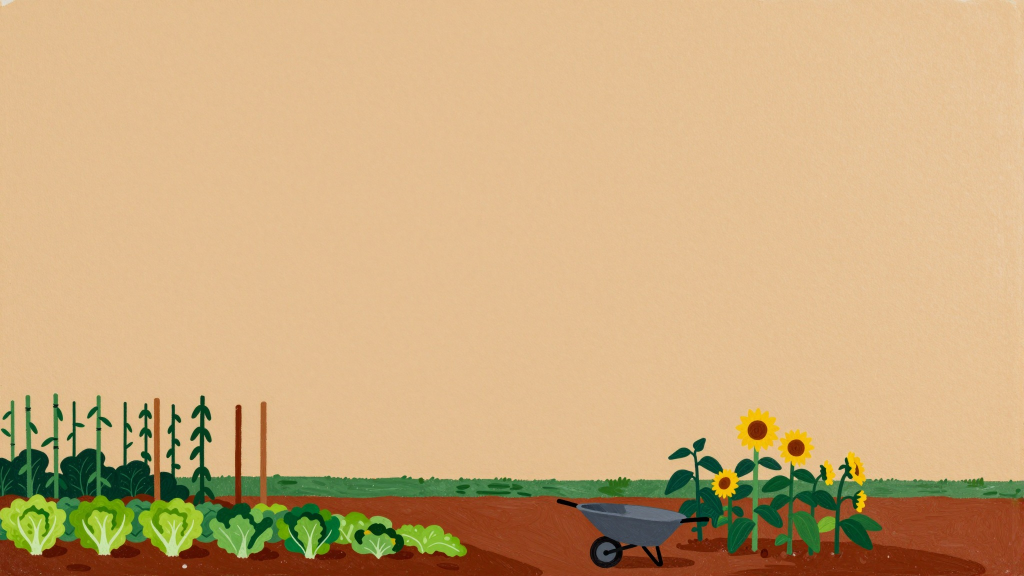
#> input picture examples/bramblecote/inputs/band.jpg, 2048 x 1152 px (shown at 1/2 size)
$ python -i metrics.py   (imports and definitions only)   (older library calls are emulated)
#> lines starting #> are read from the running program, lines starting #| are printed output that depends on the picture; after the words box and inside, x2 and y2 are one past the last pixel; in counts of white or black regions, pixels touching at a corner belong together
#> further down, picture is the input picture: shape (1152, 2048, 3); mean B, G, R 125.7, 171.5, 204.2
"""The measurements behind `studio inspect`: pure numpy / OpenCV functions on frames, no project knowledge.

Every measurement is written so it can be said in a sentence:

  edge width      how many pixels wide the sharp edges are (at 1920 px across). Clean linework or a clean photo is
                  1 to 2.5 px; a frame that was enlarged from fewer pixels has soft edges of 3 px and more.
  fine detail     the energy a frame holds at a third of its pixel resolution, against its coarse structure, measured on
                  its busiest parts in the frequency domain. A picture enlarged from fewer pixels has almost none (it
                  was never drawn that finely); sharp footage and sharp drawings keep it. Content-independent, unlike an
                  edge width, so a soft-focus photograph is not mistaken for an upscale.
  rim fraction    of the clean edges (flat on both sides) the share with a bright rim or seam beside them: the halo,
                  the double edge and the sharpening ring that a depth warp or a cut-out leaves along an edge.
  hatch share     of all the visible structure in a frame, the share that is weak texture (hatching, pencil, grain)
                  rather than strong lines: a clean ink drawing is mostly lines, a pencil sketch is mostly hatching.
  warp residual   what is left of the change between two frames after the picture is moved by its optical flow.
                  Motion (a walking person, a camera push) is explained by the flow; things that appear, dissolve or
                  rearrange are not. Low = it moved, high = it changed.

Frames are BGR uint8 (OpenCV order) unless a name says gray.
"""
from __future__ import annotations

import cv2
import numpy as np
from scipy import ndimage as ndi

REF_W = 1920          # edge widths are quoted as if the frame were this many pixels across
FLOW_W = 384          # optical flow runs at this width
STYLE_W = 640         # style statistics run at this width


# ---------------------------------------------------------------- small helpers

def gray_f32(bgr: np.ndarray) -> np.ndarray:
    return cv2.cvtColor(bgr, cv2.COLOR_BGR2GRAY).astype(np.float32)


def resize_w(img: np.ndarray, w: int) -> np.ndarray:
#> called with w = 640
    h = max(1, round(img.shape[0] * w / img.shape[1]))
#> h = 360
    if w == img.shape[1]:
        return img
    return cv2.resize(img, (w, h), interpolation=cv2.INTER_AREA if w < img.shape[1] else cv2.INTER_LINEAR)
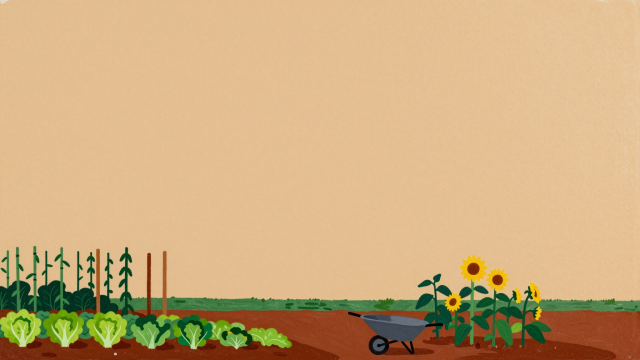
#> returned value: shape (360, 640, 3); mean of channels 0, 1, 2 125.7, 171.5, 204.2; drawn as B, G, R


def _sample(img: np.ndarray, x: np.ndarray, y: np.ndarray) -> np.ndarray:
    return ndi.map_coordinates(img, [y, x], order=1, mode="nearest")


def clip01(x: float) -> float:
    return float(min(1.0, max(0.0, x)))


# [5 lines left out: function ramp, not called in this run]


# ---------------------------------------------------------------- edges: width and rims

K = 12                                     # profile half-length in pixels
MIN_CONTRAST = 40.0                        # an edge counts for width when its two sides differ by this many levels
RIM_CONTRAST = 70.0                        # ... for the rim test, which also needs both sides flat
MAX_EDGES = 60000                          # edge pixels profiled per frame (a fixed random subset)
_RNG = np.random.default_rng(7)


# [68 lines left out: function edge_stats, not called in this run]


# ---------------------------------------------------------------- fine detail (frequency domain)

_T = 256
_WIN = np.outer(np.hanning(_T), np.hanning(_T)).astype(np.float32)
_RAD = np.hypot(np.fft.fftfreq(_T)[:, None], np.fft.fftfreq(_T)[None, :])
_NB = 32
_BIN = np.minimum((_RAD / 0.5 * _NB).astype(int), _NB)          # radius 0-0.5 cycles/px in 32 bins (corners go to bin 32)
_COUNT = np.bincount(_BIN.ravel(), minlength=_NB + 1).astype(np.float64)
_CENT = (np.arange(_NB) + 0.5) / _NB * 0.5


# [33 lines left out: function spectral_detail, not called in this run]


# ---------------------------------------------------------------- style statistics

def style_stats(bgr: np.ndarray) -> dict:
    """Look statistics of one frame, at STYLE_W across.

    line    share of pixels on a strong edge (outlines)           fine   share on any visible structure
    hatch   (fine - line) / fine: how much of the structure is weak texture (hatching, pencil, grain)
    tone    luma histogram, 8 bins, sums to 1                      sat    mean saturation 0-1
    grain   noise in the flat areas (levels)                       light  mean luma 0-255
    """
    f = resize_w(bgr, STYLE_W)
    g = gray_f32(f)
#> in gray_f32, `return cv2.cvtColor(bgr, cv2.COLOR_BGR2GRAY).astype(np.float32)`:
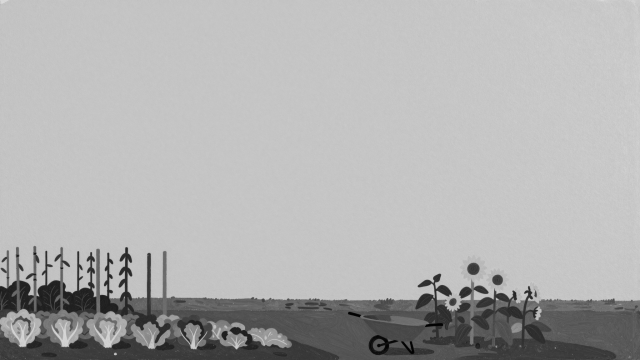
#> returned value: shape (360, 640) float32; min 1, max 219, mean 176
    hsv = cv2.cvtColor(f, cv2.COLOR_BGR2HSV)
#> hsv: shape (360, 640, 3); mean H, S, V 19.9, 110, 208.7
    gx = cv2.Sobel(g, cv2.CV_32F, 1, 0, ksize=3) / 8.0
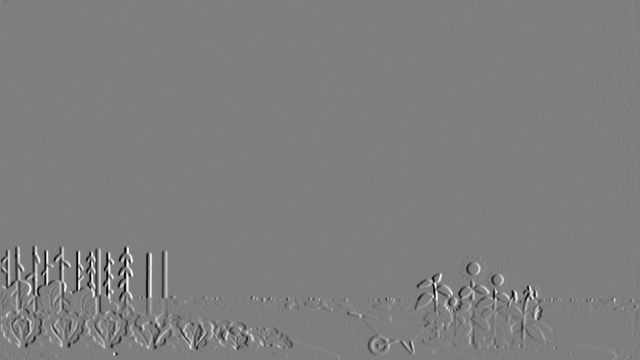
#> gx: shape (360, 640) float32; min -77.88, max 79.12, mean 0; drawn with min black and max white
    gy = cv2.Sobel(g, cv2.CV_32F, 0, 1, ksize=3) / 8.0
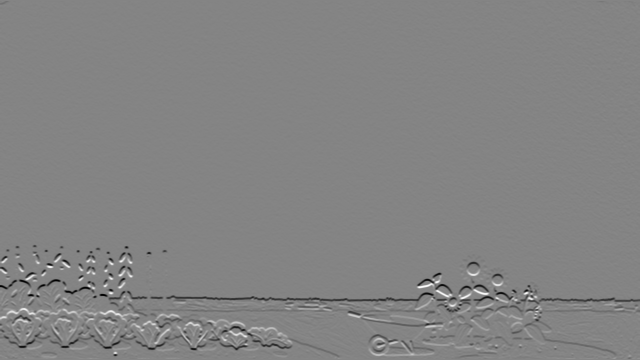
#> gy: shape (360, 640) float32; min -78.62, max 73, mean -0.4; drawn with min black and max white
    mag = np.hypot(gx, gy)
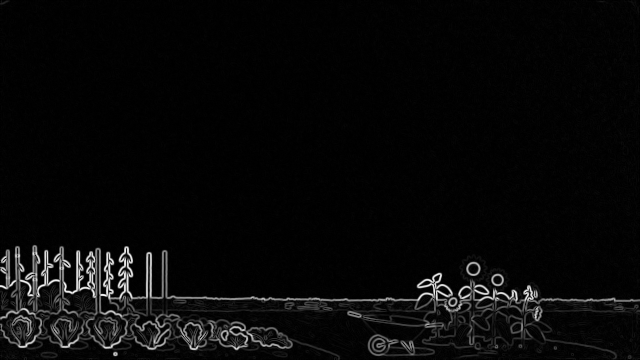
#> mag: shape (360, 640) float32; min 0, max 83.08, mean 3; drawn with min black and max white
    line = float((mag > 12).mean())
#> line = 0.0628
    fine = float((mag > 4).mean())
#> fine = 0.103
    hist = np.histogram(g, bins=8, range=(0, 256))[0] / g.size
#> hist = [0.0027, 0.0575, 0.073, 0.0314, 0.0131, 0.0183, 0.804, 0]
    hp = g - cv2.GaussianBlur(g, (0, 0), 1.5)
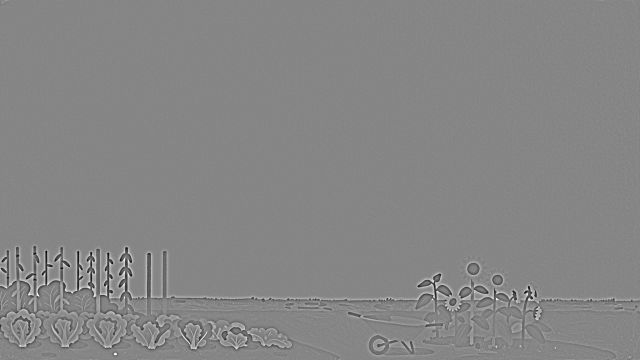
#> hp: shape (360, 640) float32; min -101.4, max 91.42, mean 0; drawn with min black and max white
    flat = mag < 3
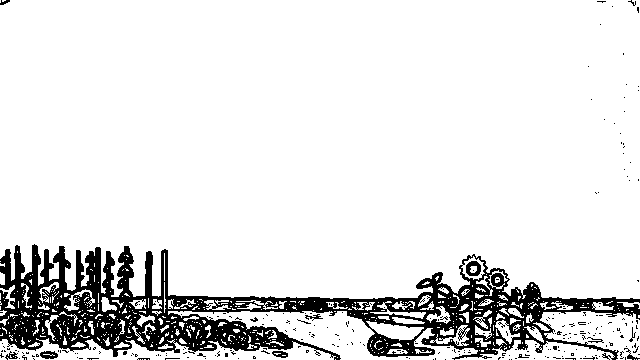
#> flat: shape (360, 640) bool; 88.5% white; 264 black regions (253 under 20 px), largest, box (x1, y1, x2, y2) and area: (0, 244, 640, 360) 25117, (466, 261, 481, 276) 149, (40, 351, 58, 359) 102
    grain = float(hp[flat].std()) if flat.sum() > 1000 else float("nan")
#> grain = 2.14
    return {"line": line, "fine": fine, "hatch": (fine - line) / fine if fine > 0.01 else float("nan"),
            "tone": hist.astype(np.float32), "sat": float(hsv[..., 1].mean() / 255.0), "grain": grain,
            "light": float(g.mean())}


# ---------------------------------------------------------------- two frames: flow, residual, camera

_GRID: dict = {}


# [28 lines left out: functions _grid, step_stats, not called in this run]


def luma_mean(gray_u8: np.ndarray) -> float:
    return float(gray_u8.mean())


# ---------------------------------------------------------------- two shots meeting: the join

# [39 lines left out: functions edge_map, misalignment, mismatch, not called in this run]

>>> import cv2
>>> picture = cv2.imread('../../examples/bramblecote/inputs/band.jpg')
>>> result = style_stats(picture)
#> result = {'line': 0.0628, 'fine': 0.103, 'hatch': 0.388, 'tone': [0.0027, 0.0575, 0.073, 0.0314, 0.0131, 0.0183, 0.804, 0], 'sat': 0.432, 'grain': 2.14, 'light': 176}
